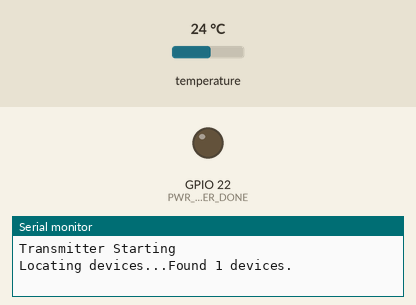
Recording of a program running on a simulated ESP32. Parts: output pins drawn as LEDs (lit = HIGH), the last lines printed to the serial monitor. The inputs (shaded band) are chosen by the test bench; at power-on: temperature 24 °C. No radio packets arrive unless stated.

Above: at 1.1 s.
At 9.3 s:
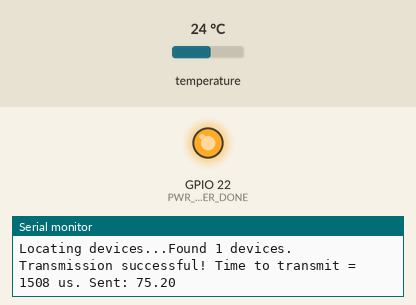
Timing chart, 0 to 10.8 s (numbered marks = the images above):
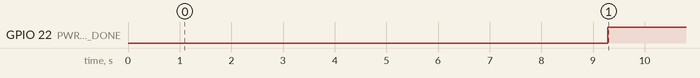

The program:

main.cpp
```cpp
#include <Arduino.h>
#include <SPI.h>
// #include "printf.h"
#include <nRF24L01.h>
#include "RF24.h"
#include <OneWire.h>
#include <DallasTemperature.h>

#define ONE_WIRE_BUS 14
#define NUM_SENSORS 5
#define PWR_CONTROLLER_DONE 22

// instantiate an object for the nRF24L01 transceiver
RF24 radio(4, 5); // CE pin, CSN pin
uint8_t address[][6] = {"1Node"};

// Init for temp sensors
OneWire oneWire(ONE_WIRE_BUS);
DallasTemperature sensors(&oneWire);
int deviceCount = 0;
float Celcius = 0;
float Fahrenheit = 0;
float tempList[NUM_SENSORS] = {};

void setup()
{

  Serial.begin(9600);
  delay(1000);

  Serial.println("Transmitter Starting");
  pinMode(PWR_CONTROLLER_DONE, OUTPUT);
  if (!radio.begin())
  {
    while (1)
    {
      Serial.println("radio hardware is not responding!!");
      delay(1000);
    }
  }

  radio.setPALevel(RF24_PA_MAX); // RF24_PA_MAX is default.
  radio.setDataRate(RF24_250KBPS);
  radio.setChannel(115);

  // save on transmission time by setting the radio to only transmit the size we need
  radio.setPayloadSize(sizeof(tempList));
  radio.setRetries(15, 15); // delay, count

  radio.openWritingPipe(address[0]); // always uses pipe 0

  // For debugging info
  radio.printPrettyDetails(); // (larger) function that prints human readable data

  // Setup for temp sensors
  sensors.begin();
  Serial.print("Locating devices...");
  Serial.print("Found ");
  deviceCount = sensors.getDeviceCount();
  Serial.print(deviceCount);
  Serial.println(" devices.");
  Serial.println("");

} // setup

void updateTemp()
{

  delay(1000);
  sensors.requestTemperatures();
  delay(1000);

  for (int i = 0; i < deviceCount; i++)
  {
    Celcius = sensors.getTempCByIndex(i);
    Fahrenheit = sensors.toFahrenheit(Celcius);
    tempList[i] = Fahrenheit;
  }
}

void loop()
{
  updateTemp();
  // This device is a TX node

  unsigned long start_timer = micros();                   // start the timer
  bool report = radio.write(&tempList, sizeof(tempList)); // transmit & save the report
  unsigned long end_timer = micros();                     // end the timer
  delay(500);

  if (report)
  {
    Serial.print("Transmission successful! "); // payload was delivered
    Serial.print("Time to transmit = ");
    Serial.print(end_timer - start_timer); // print the timer result
    Serial.print(" us. Sent: ");
    for (int i = 0; i < deviceCount; i++)
    {
      Serial.print(tempList[i]);
      Serial.print(" ");
    }
    Serial.println("");
  }
  else
  {
    Serial.println("Transmission failed or timed out"); // payload was not delivered
  }

  delay(5000);
  digitalWrite(PWR_CONTROLLER_DONE, HIGH);
  // delay(5000); // slow transmissions down

} // loop
```

Measured:
- by itself, GPIO 22 (PWR_CONTROLLER_DONE): LOW → HIGH at 9.3 s
